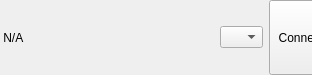
<?xml version="1.0" encoding="UTF-8"?>
<ui version="4.0">
 <class>ArduinoPinSelector</class>
 <widget class="QWidget" name="ArduinoPinSelector">
  <property name="geometry">
   <rect>
    <x>0</x>
    <y>0</y>
    <width>312</width>
    <height>75</height>
   </rect>
  </property>
  <property name="sizePolicy">
   <sizepolicy hsizetype="MinimumExpanding" vsizetype="MinimumExpanding">
    <horstretch>0</horstretch>
    <verstretch>0</verstretch>
   </sizepolicy>
  </property>
  <property name="minimumSize">
   <size>
    <width>192</width>
    <height>32</height>
   </size>
  </property>
  <property name="windowTitle">
   <string>Form</string>
  </property>
  <layout class="QHBoxLayout" name="horizontalLayout">
   <property name="leftMargin">
    <number>0</number>
   </property>
   <property name="topMargin">
    <number>0</number>
   </property>
   <property name="rightMargin">
    <number>0</number>
   </property>
   <property name="bottomMargin">
    <number>0</number>
   </property>
   <item>
    <widget class="QLabel" name="labelDescription">
     <property name="sizePolicy">
      <sizepolicy hsizetype="Expanding" vsizetype="Minimum">
       <horstretch>0</horstretch>
       <verstretch>0</verstretch>
      </sizepolicy>
     </property>
     <property name="text">
      <string> N/A</string>
     </property>
    </widget>
   </item>
   <item>
    <widget class="LightWidget" name="widgetConnected" native="true">
     <property name="sizePolicy">
      <sizepolicy hsizetype="Minimum" vsizetype="Minimum">
       <horstretch>0</horstretch>
       <verstretch>0</verstretch>
      </sizepolicy>
     </property>
     <property name="minimumSize">
      <size>
       <width>32</width>
       <height>32</height>
      </size>
     </property>
    </widget>
   </item>
   <item>
    <widget class="SvgWidget" name="widgetDigitalIn" native="true">
     <property name="sizePolicy">
      <sizepolicy hsizetype="Minimum" vsizetype="Minimum">
       <horstretch>0</horstretch>
       <verstretch>0</verstretch>
      </sizepolicy>
     </property>
     <property name="minimumSize">
      <size>
       <width>32</width>
       <height>32</height>
      </size>
     </property>
     <property name="silhouetteForeground" stdset="0">
      <color>
       <red>255</red>
       <green>255</green>
       <blue>255</blue>
      </color>
     </property>
     <property name="silhouette" stdset="0">
      <bool>true</bool>
     </property>
     <property name="svgURL" stdset="0">
      <string>:/icons/ardumy/digital_input.svg</string>
     </property>
    </widget>
   </item>
   <item>
    <widget class="SvgWidget" name="widgetDigitalOut" native="true">
     <property name="sizePolicy">
      <sizepolicy hsizetype="Minimum" vsizetype="Minimum">
       <horstretch>0</horstretch>
       <verstretch>0</verstretch>
      </sizepolicy>
     </property>
     <property name="minimumSize">
      <size>
       <width>32</width>
       <height>32</height>
      </size>
     </property>
     <property name="silhouetteForeground" stdset="0">
      <color>
       <red>255</red>
       <green>255</green>
       <blue>255</blue>
      </color>
     </property>
     <property name="silhouette" stdset="0">
      <bool>true</bool>
     </property>
     <property name="svgURL" stdset="0">
      <string>:/icons/ardumy/digital_output.svg</string>
     </property>
    </widget>
   </item>
   <item>
    <widget class="SvgWidget" name="widgetPWM" native="true">
     <property name="sizePolicy">
      <sizepolicy hsizetype="Minimum" vsizetype="Minimum">
       <horstretch>0</horstretch>
       <verstretch>0</verstretch>
      </sizepolicy>
     </property>
     <property name="minimumSize">
      <size>
       <width>32</width>
       <height>32</height>
      </size>
     </property>
     <property name="silhouetteForeground" stdset="0">
      <color>
       <red>255</red>
       <green>255</green>
       <blue>255</blue>
      </color>
     </property>
     <property name="silhouette" stdset="0">
      <bool>true</bool>
     </property>
     <property name="svgURL" stdset="0">
      <string>:/icons/ardumy/pwm.svg</string>
     </property>
    </widget>
   </item>
   <item>
    <widget class="SvgWidget" name="widgetAnalogIn" native="true">
     <property name="sizePolicy">
      <sizepolicy hsizetype="Minimum" vsizetype="Minimum">
       <horstretch>0</horstretch>
       <verstretch>0</verstretch>
      </sizepolicy>
     </property>
     <property name="minimumSize">
      <size>
       <width>32</width>
       <height>32</height>
      </size>
     </property>
     <property name="silhouetteForeground" stdset="0">
      <color>
       <red>255</red>
       <green>255</green>
       <blue>255</blue>
      </color>
     </property>
     <property name="silhouette" stdset="0">
      <bool>true</bool>
     </property>
     <property name="svgURL" stdset="0">
      <string>:/icons/ardumy/analog_input.svg</string>
     </property>
    </widget>
   </item>
   <item>
    <widget class="QComboBox" name="comboBoxPin"/>
   </item>
   <item>
    <widget class="QPushButton" name="pushButtonConnect">
     <property name="sizePolicy">
      <sizepolicy hsizetype="Minimum" vsizetype="Minimum">
       <horstretch>0</horstretch>
       <verstretch>0</verstretch>
      </sizepolicy>
     </property>
     <property name="minimumSize">
      <size>
       <width>64</width>
       <height>32</height>
      </size>
     </property>
     <property name="baseSize">
      <size>
       <width>0</width>
       <height>0</height>
      </size>
     </property>
     <property name="text">
      <string>Connect</string>
     </property>
    </widget>
   </item>
  </layout>
 </widget>
 <customwidgets>
  <customwidget>
   <class>LightWidget</class>
   <extends>QWidget</extends>
   <header location="global">components/LightWidget.hpp</header>
   <container>1</container>
  </customwidget>
  <customwidget>
   <class>SvgWidget</class>
   <extends>QWidget</extends>
   <header location="global">components/SvgWidget.hpp</header>
   <container>1</container>
  </customwidget>
 </customwidgets>
 <resources/>
 <connections/>
</ui>
